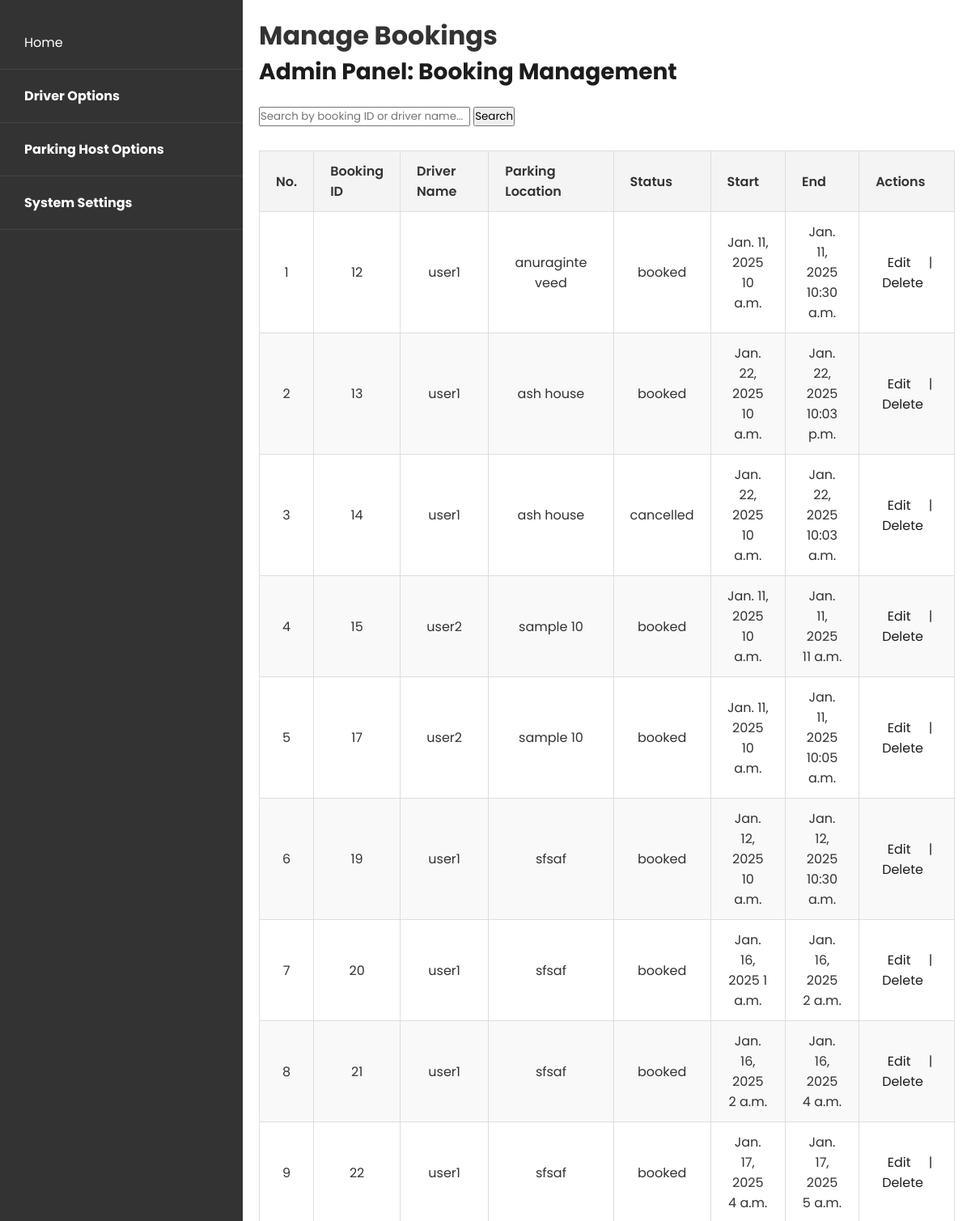
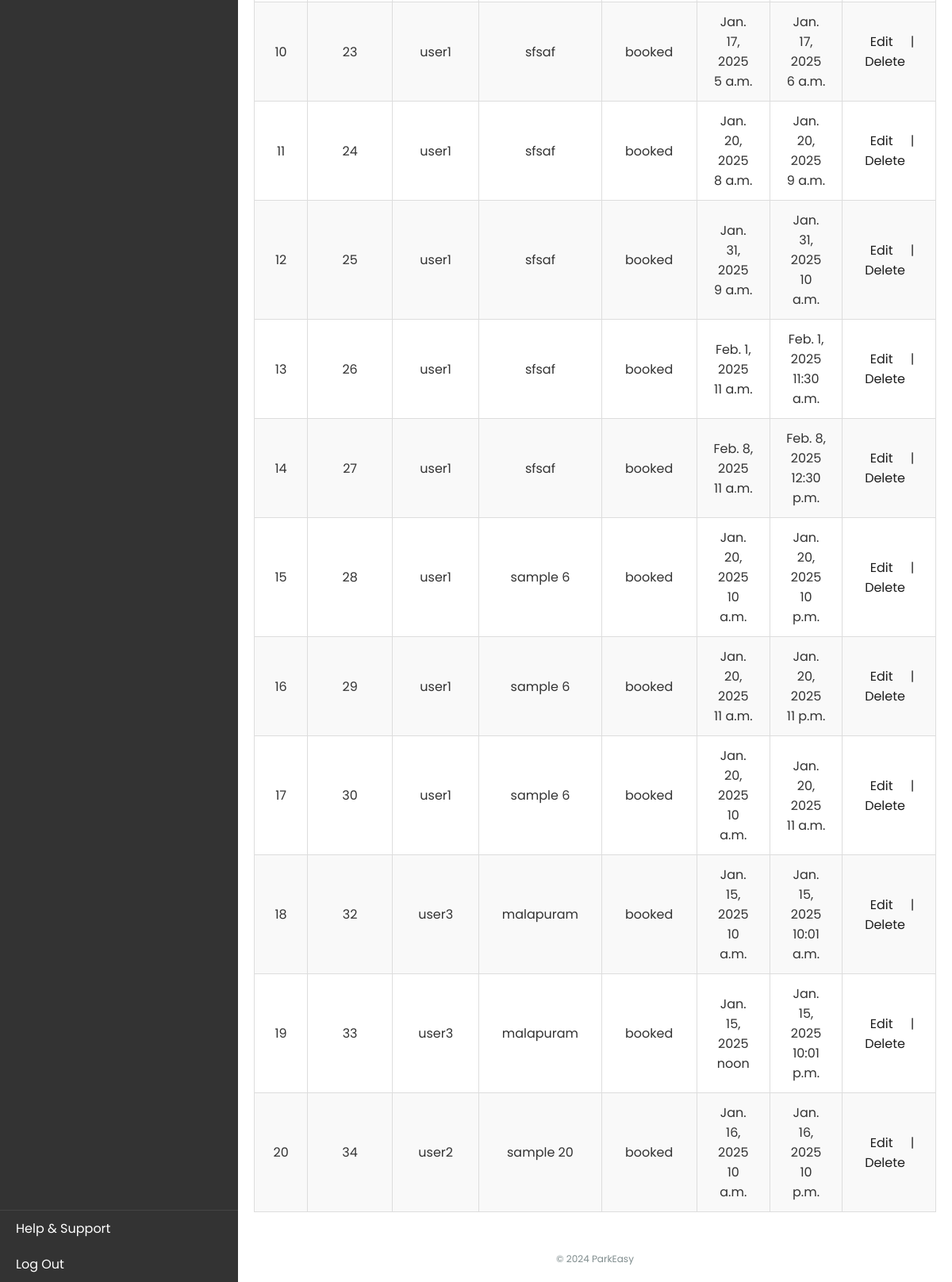
Screenshot of /parkeasy/manage-bookings/ (signed in) with the database file from the repository (2 pictures, top to bottom).
### ParkEasyApp/models.py (models this page shows, shortened)
class Booking(models.Model):
    user = models.ForeignKey(ParkEasyUser, on_delete=models.CASCADE, related_name="bookings")
    parking_space = models.ForeignKey(ParkingSpace, on_delete=models.CASCADE)
    booking_time = models.DateTimeField(auto_now_add=True)  # Auto-set to the time of booking
    start_date = models.DateField(default=timezone.now)  # Dynamically use current date
    start_time = models.TimeField()
    end_date = models.DateField(default=timezone.now)  # Dynamically use current date
    end_time = models.TimeField()
    duration = models.DurationField()
    price_paid = models.DecimalField(max_digits=10, decimal_places=2, null=True, blank=True)
    payment_method = models.CharField(max_length=255, null=True, blank=True)
    status = models.CharField(
        max_length=20,
        choices=[('booked', 'Booked'), ('completed', 'Completed'), ('cancelled', 'Cancelled')],
        default='booked'
    )
    time_extension = models.DurationField(null=True, blank=True)  # Optional additional booking time
    grace_period = models.DurationField(null=True, blank=True)  # Grace period for delays
    class Meta:
        indexes = [
            models.Index(fields=['user', 'parking_space', 'status']),
        ]
        unique_together = ('parking_space', 'start_time', 'end_time'),

class ParkEasyUser(models.Model):
    user = models.OneToOneField(User, on_delete=models.CASCADE)  # Linking to Django's built-in User model
    status = models.CharField(max_length=20, choices=[('active', 'Active'), ('suspended', 'Suspended'), ('pending', 'Pending')], default='active')

class ParkingSpace(models.Model):
    host = models.ForeignKey(ParkEasyUser, on_delete=models.CASCADE, related_name="parking_spaces")
    location = models.CharField(max_length=255)
    price_per_hour = models.DecimalField(max_digits=10, decimal_places=2)
    availability = models.BooleanField(default=True)  # Indicates if space is available for booking
    amenities = models.TextField(blank=True, null=True)  # Optional description of amenities
    rating = models.DecimalField(max_digits=3, decimal_places=2, default=0.0)  # Average rating by users
    created_at = models.DateTimeField(auto_now_add=True)
    latitude = models.FloatField(null=True, blank=True)  # Store latitude
    longitude = models.FloatField(null=True, blank=True)  # Store longitude
    class Meta:
        indexes = [
            models.Index(fields=['host', 'location']),
        ]

### ParkEasyApp/views.py (the view)
# urls.py: path('manage-bookings/', views.manage_bookings, name='manage_bookings'),
@user_passes_test(is_superuser)
def manage_bookings(request):
    bookings = Booking.objects.all()
    return render(request, 'admin/manage_bookings.html', {'bookings': bookings})

### ParkEasyApp/views.py (called while the page is built)
def is_superuser(user):
    return user.is_authenticated and user.is_superuser

### templates/admin/manage_bookings.html (shortened to what this page needs)
<!DOCTYPE html>
<html lang="en">
{% load static %}
<head>
    <link rel="stylesheet" href="{% static 'css/dashboard.css' %}">
    <link rel="stylesheet" href="{% static 'css/manage_bookings.css' %}">
</head>
<body>
    <div class="sidebar">
        <div class="sidebar-item">
            <a href="{% url 'admin_dashboard' %}" class="home-btn">Home</a>
        </div>
        <div class="sidebar-item">
            <button class="dropdown-btn">Driver Options</button>
        </div>
        <div class="sidebar-item">
            <button class="dropdown-btn">Parking Host Options</button>
        </div>
        <div class="sidebar-item">
            <button class="dropdown-btn">System Settings</button>
        </div>
        <div class="sidebar-footer">
            <a href="{% url 'help_support' %}">Help & Support</a>
            <a href="{% url 'logout' %}">Log Out</a>
        </div>
    </div>
    <div class="main-content">
        <h1>Manage Bookings</h1>
        <h2>Admin Panel: Booking Management</h2>
        <div class="search-filter">
            <input type="text" id="searchBooking" placeholder="Search by booking ID or driver name...">
            <button id="searchBtn">Search</button>
        </div>
        <div class="booking-table">
            <div class="table-container">
                <table>
                    <thead>
                        <tr>
                            <th>No.</th>
                            <th>Booking ID</th>
                            <th>Driver Name</th>
                            <th>Parking Location</th>
                            <th>Status</th>
                            <th>Start</th>
                            <th>End</th>
                            <th>Actions</th>
                        </tr>
                    </thead>
                    <tbody>
                        {% for booking in bookings %}
                        <tr>
                            <td>{{ forloop.counter }}</td>
                            <td>{{ booking.id }}</td>
                            <td>{{ booking.user.user.username }}</td>
                            <td>{{ booking.parking_space.location }}</td>
                            <td>{{ booking.status }}</td>
                            <td>{{ booking.start_date }} {{ booking.start_time }}</td>
                            <td>{{ booking.end_date }} {{ booking.end_time }}</td>
                            <td>
                                <a href="{% url 'edit_booking' booking.id %}">Edit</a> |
                                <a href="{% url 'delete_booking' booking.id %}">Delete</a>
                            </td>
                        </tr>
                        {% endfor %}
                    </tbody>
                </table>
            </div>
        </div>
        <div class="footer">© 2024 ParkEasy</div>
    </div>
</body>
</html>

### static/css/dashboard.css (style rules this page uses)
* { font-family: 'Poppins', sans-serif; margin: 0; padding: 0; box-sizing: border-box; }
.sidebar { width: 25%; background-color: #333; color: white; height: 100vh; padding-top: 20px; position: fixed; top: 0; left: 0; bottom: 0; display: flex; flex-direction: column; justify-content: space-between; overflow-y: auto; transition: width 0.3s ease; }
.sidebar-item { padding: 10px; border-bottom: 1px solid #444; }
.sidebar-item a, .dropdown-btn { color: white; padding: 10px 20px; text-decoration: none; display: block; width: 100%; background-color: #333; border: none; text-align: left; cursor: pointer; transition: background-color 0.3s ease; }
.dropdown-btn { font-size: 16px; font-weight: bold; background-color: #333; border: none; cursor: pointer; }
.sidebar-footer { margin-top: auto; border-top: 1px solid #444; transition: margin-top 0.3s ease; }
.sidebar-footer a { padding: 10px 20px; text-decoration: none; display: block; background-color: #333; color: white; text-align: left; cursor: pointer; }
.main-content { margin-left: 25%; width: 75%; padding: 20px; background-color: #ffffff; color: #333333; height: 100vh; display: flex; flex-direction: column; }
.main-content h2 { margin-bottom: 20px; font-size: 28px; color: #1c1c1c; }
.footer { text-align: center; margin-top: auto; font-size: 12px; color: #7f8c8d; }

### static/css/manage_bookings.css (style rules this page uses)
.booking-table { margin-top: 30px; overflow-x: auto; width: 100%; }
.booking-table table { width: 100%; border-collapse: collapse; margin-bottom: 30px; }
.booking-table th, .booking-table td { padding: 12px 20px; text-align: left; border: 1px solid #ddd; word-wrap: break-word; }
.booking-table th:nth-child(1), .booking-table td:nth-child(1) { width: 5%; }
.booking-table th:nth-child(2), .booking-table td:nth-child(2) { width: 10%; }
.booking-table th:nth-child(3), .booking-table td:nth-child(3) { width: 15%; }
.booking-table th:nth-child(4), .booking-table td:nth-child(4) { width: 20%; }
.booking-table th:nth-child(5), .booking-table td:nth-child(5) { width: 10%; }
.booking-table th:nth-child(6), .booking-table td:nth-child(6) { width: 15%; }
.booking-table th:nth-child(7), .booking-table td:nth-child(7) { width: 15%; }
.booking-table th:nth-child(8), .booking-table td:nth-child(8) { width: 10%; }
.booking-table th { background-color: #f4f4f4; color: #333; font-weight: 600; }
.booking-table tr:nth-child(even) { background-color: #f9f9f9; }
.booking-table td { text-align: center; }
.booking-table td a { text-decoration: none; color: #1c1c1c; padding: 8px; margin-right: 10px; border-radius: 4px; transition: background-color 0.3s ease; }
.table-container { overflow-x: auto; -webkit-overflow-scrolling: touch; margin-bottom: 20px; }
@media (max-width: 1200px) { .booking-table th:nth-child(6), .booking-table td:nth-child(6), .booking-table th:nth-child(7), .booking-table td:nth-child(7) { width: 12%; } }

### rows the page displays
Booking: id "12", user.user.username "user1", parking_space.location "anuraginte veed", status "booked", start_date "Jan. 11, 2025", start_time "10 a.m.", end_date "Jan. 11, 2025", end_time "10:30 a.m."
Booking: id "13", user.user.username "user1", parking_space.location "ash house", status "booked", start_date "Jan. 22, 2025", start_time "10 a.m.", end_date "Jan. 22, 2025", end_time "10:03 p.m."
Booking: id "14", user.user.username "user1", parking_space.location "ash house", status "cancelled", start_date "Jan. 22, 2025", start_time "10 a.m.", end_date "Jan. 22, 2025", end_time "10:03 a.m."
Booking: id "15", user.user.username "user2", parking_space.location "sample 10", status "booked", start_date "Jan. 11, 2025", start_time "10 a.m.", end_date "Jan. 11, 2025", end_time "11 a.m."
Booking: id "17", user.user.username "user2", parking_space.location "sample 10", status "booked", start_date "Jan. 11, 2025", start_time "10 a.m.", end_date "Jan. 11, 2025", end_time "10:05 a.m."
Booking: id "19", user.user.username "user1", parking_space.location "sfsaf", status "booked", start_date "Jan. 12, 2025", start_time "10 a.m.", end_date "Jan. 12, 2025", end_time "10:30 a.m."
Booking: id "20", user.user.username "user1", parking_space.location "sfsaf", status "booked", start_date "Jan. 16, 2025", start_time "1 a.m.", end_date "Jan. 16, 2025", end_time "2 a.m."
Booking: id "21", user.user.username "user1", parking_space.location "sfsaf", status "booked", start_date "Jan. 16, 2025", start_time "2 a.m.", end_date "Jan. 16, 2025", end_time "4 a.m."
Booking: id "22", user.user.username "user1", parking_space.location "sfsaf", status "booked", start_date "Jan. 17, 2025", start_time "4 a.m.", end_date "Jan. 17, 2025", end_time "5 a.m."
Booking: id "23", user.user.username "user1", parking_space.location "sfsaf", status "booked", start_date "Jan. 17, 2025", start_time "5 a.m.", end_date "Jan. 17, 2025", end_time "6 a.m."
Booking: id "24", user.user.username "user1", parking_space.location "sfsaf", status "booked", start_date "Jan. 20, 2025", start_time "8 a.m.", end_date "Jan. 20, 2025", end_time "9 a.m."
Booking: id "25", user.user.username "user1", parking_space.location "sfsaf", status "booked", start_date "Jan. 31, 2025", start_time "9 a.m.", end_date "Jan. 31, 2025", end_time "10 a.m."
Booking: id "26", user.user.username "user1", parking_space.location "sfsaf", status "booked", start_date "Feb. 1, 2025", start_time "11 a.m.", end_date "Feb. 1, 2025", end_time "11:30 a.m."
Booking: id "27", user.user.username "user1", parking_space.location "sfsaf", status "booked", start_date "Feb. 8, 2025", start_time "11 a.m.", end_date "Feb. 8, 2025", end_time "12:30 p.m."
Booking: id "28", user.user.username "user1", parking_space.location "sample 6", status "booked", start_date "Jan. 20, 2025", start_time "10 a.m.", end_date "Jan. 20, 2025", end_time "10 p.m."
Booking: id "29", user.user.username "user1", parking_space.location "sample 6", status "booked", start_date "Jan. 20, 2025", start_time "11 a.m.", end_date "Jan. 20, 2025", end_time "11 p.m."
Booking: id "30", user.user.username "user1", parking_space.location "sample 6", status "booked", start_date "Jan. 20, 2025", start_time "10 a.m.", end_date "Jan. 20, 2025", end_time "11 a.m."
Booking: id "32", user.user.username "user3", parking_space.location "malapuram", status "booked", start_date "Jan. 15, 2025", start_time "10 a.m.", end_date "Jan. 15, 2025", end_time "10:01 a.m."
Booking: id "33", user.user.username "user3", parking_space.location "malapuram", status "booked", start_date "Jan. 15, 2025", start_time "noon", end_date "Jan. 15, 2025", end_time "10:01 p.m."
Booking: id "34", user.user.username "user2", parking_space.location "sample 20", status "booked", start_date "Jan. 16, 2025", start_time "10 a.m.", end_date "Jan. 16, 2025", end_time "10 p.m."
